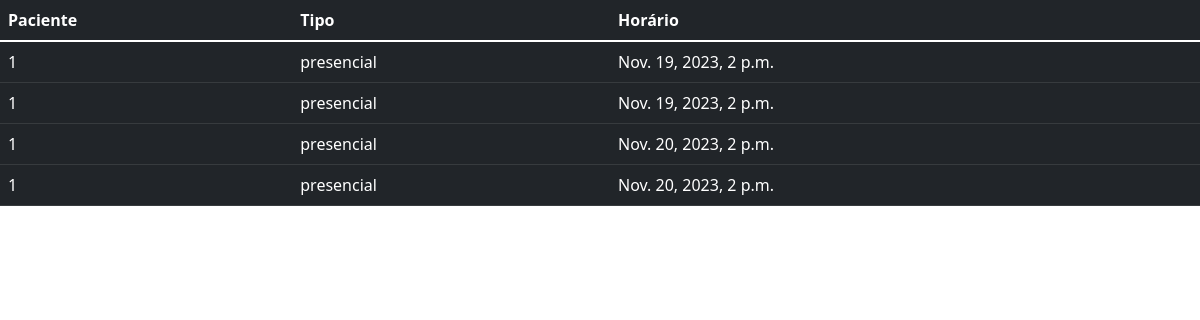
Page /polls/getconsultasprofissional/ (signed in) on the committed database.
### polls/models.py (models this page shows)
class Consulta(models.Model):
    IDConsulta = models.AutoField(primary_key=True)
    IDPaciente = models.ForeignKey(Paciente, on_delete=models.CASCADE)
    IDProfissional = models.ForeignKey(ProfissionalSaude, on_delete=models.CASCADE)
    NomeCompleto = models.CharField(max_length=255)
    DataHoraConsulta = models.DateTimeField()
    opcoesAtendimento = (
        ("presencial", "Presencial"),
        ("remoto", "Remoto"),
        ("indefinido", "Indefinido"),
    )
    Atendimento = models.CharField(max_length=255, choices=opcoesAtendimento)
    Valor = models.FloatField(null=True)
    Comprovante = models.TextField(null=True)
    Comentarios = models.TextField(null=True)
    Cor = models.CharField(max_length=255, null=True)
    CreatedAt = models.DateTimeField()
    UpdatedAt = models.DateTimeField()
    Active = models.BooleanField()

### polls/views.py (the view)
# urls.py: path("getconsultasprofissional/", views.GetConsultasProfissional, name="GetConsultasProfissional"),
@login_required
def GetConsultasProfissional(request):
    context = {}
    consulta = Consulta.objects.filter(IDProfissional=request.user.id, Active=True)
    paciente = Paciente.objects.filter(IDProfissional=request.user.id, Active=True)
    consultaData = [{
        "NomeCompleto": item.NomeCompleto,
        "DataHoraConsulta": item.DataHoraConsulta,
        "Atendimento": item.Atendimento,
        "Valor": item.Valor,
        "Comentarios": item.Comentarios,
        "Cor": item.Cor
    } for item in consulta]
    context["consulta"] = consultaData
    return render(request, "home/home.html", context)

### templates/home/home.html (shortened to what this page needs)
{% load static %}
{% load bootstrap_icons %}
{% load widget_tweaks %}
<!DOCTYPE html>
<html lang="en">
    <head>
        <link href="https://cdn.jsdelivr.net/npm/bootstrap@5.1.3/dist/css/bootstrap.min.css" rel="stylesheet">
        <link href="https://cdn.jsdelivr.net/npm/bootstrap-icons@1.11.0/font/bootstrap-icons.css" rel="stylesheet">
    </head>
    <body>
        <table class="table table-dark">
            <thead>
              <tr>
                <th scope="col">Paciente</th>
                <th scope="col">Tipo</th>
                <th scope="col">Horário</th>
              </tr>
            </thead>
            <tbody>
              {% for consult in consulta %}
                 <tr>
                     <td>{{consult.NomeCompleto}}</td>
                     <td>{{consult.Atendimento}}</td>
                     <td>{{consult.DataHoraConsulta}}</td>
                </tr>
              {% endfor %}
            </tbody>
    </table>
</body>
</html>

### rows in the picture
Consulta: Atendimento "presencial", DataHoraConsulta "Nov. 19, 2023, 2 p.m."
Consulta: Atendimento "presencial", DataHoraConsulta "Nov. 19, 2023, 2 p.m."
Consulta: Atendimento "presencial", DataHoraConsulta "Nov. 20, 2023, 2 p.m."
Consulta: Atendimento "presencial", DataHoraConsulta "Nov. 20, 2023, 2 p.m."

### other values in the picture
{{ consult.NomeCompleto }} "1" "1" "1" "1"
